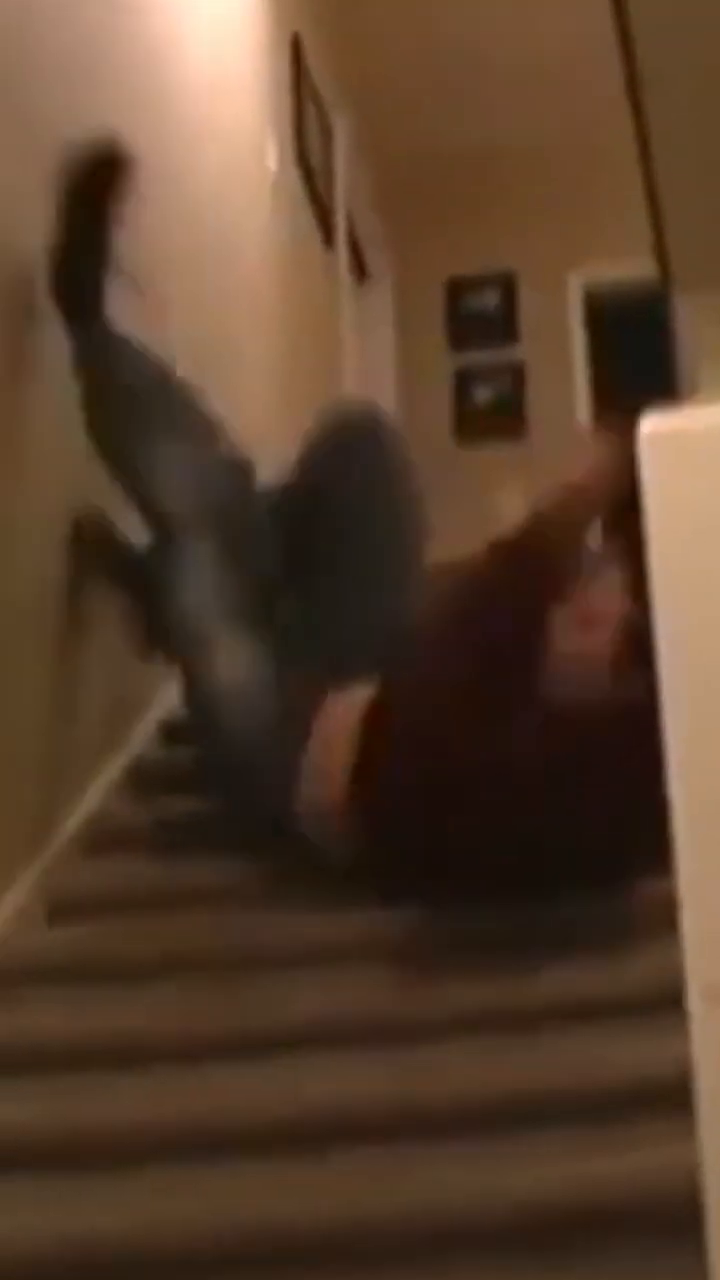
#> input picture frame 40 of test_videos/video1.mp4, 720 x 1280 px, given in place of Data3-Fall-side-3-Depth.avi, which was not available
$ python test.py
#> lines starting #> are read from the running program, lines starting #| are printed output that depends on the picture; after the words box and inside, x2 and y2 are one past the last pixel; in counts of white or black regions, pixels touching at a corner belong together; pictures that were not available may be replaced by others from this repository, and a replacement may not be noted
import cv2

# Create a background subtractor object
bg_subtractor = cv2.createBackgroundSubtractorMOG2()

# Capture frames from a video source (replace '0' with your video source)
cap = cv2.VideoCapture('Fall-Detection-Data\FALL-SIDE\Data3-Fall-side-3-Depth.avi')  # 0 represents the default camera

while True:
    ret, frame = cap.read()
#> frame is the input picture: shape (1280, 720, 3); mean B, G, R 43.5, 62.7, 87.1

    b, g, r = cv2.split(frame)
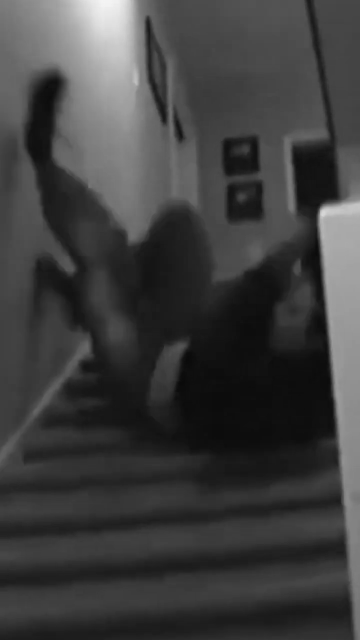
#> g: shape (1280, 720) (shown at 1/2 size); min 9, max 244, mean 62.7
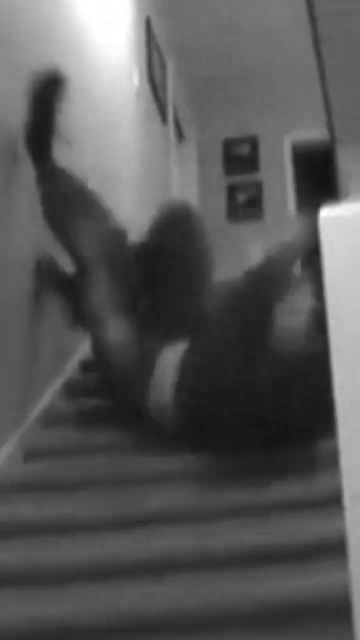
#> r: shape (1280, 720) (shown at 1/2 size); min 16, max 255, mean 87.1

    # Apply adaptive thresholding to each channel
    thresholded_b = cv2.adaptiveThreshold(b, 255, cv2.ADAPTIVE_THRESH_MEAN_C, cv2.THRESH_BINARY, blockSize=11, C=2)
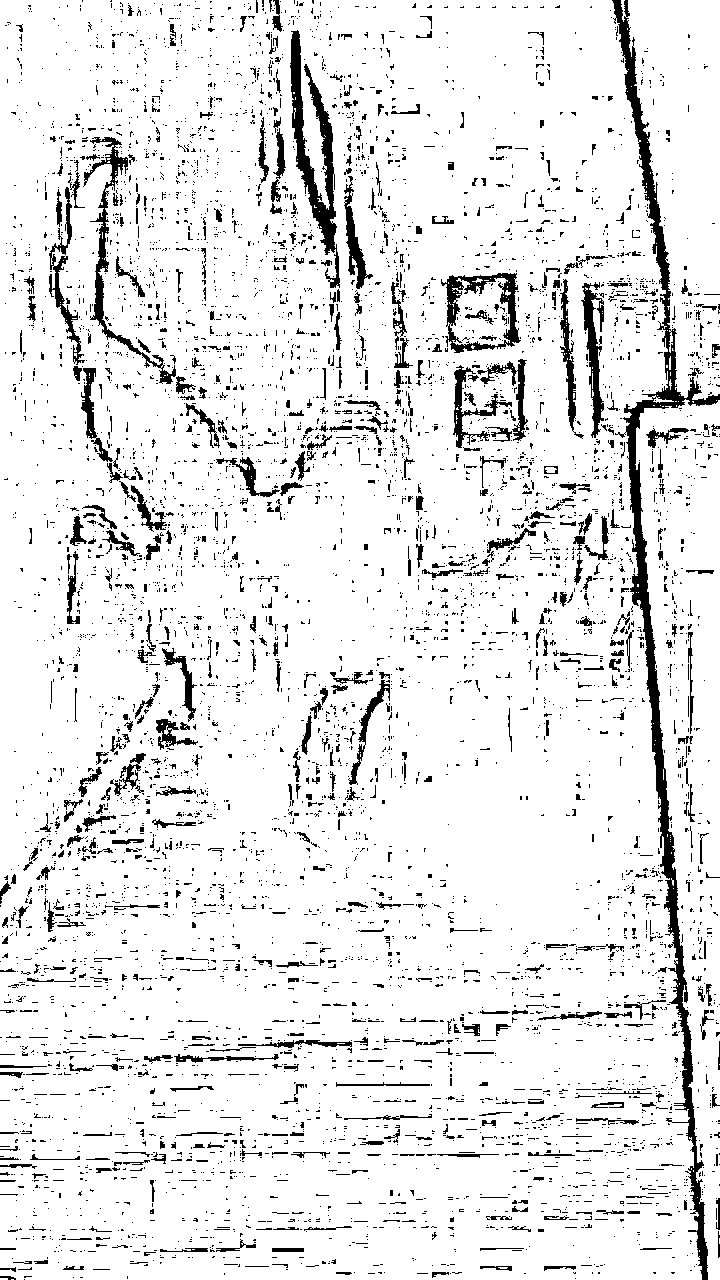
#> thresholded_b: shape (1280, 720); 90.6% white; 6331 black regions (5664 under 20 px), largest, box (x1, y1, x2, y2) and area: (612, 0, 720, 1280) 12603, (290, 30, 340, 288) 3835, (83, 137, 176, 384) 2181
    thresholded_g = cv2.adaptiveThreshold(g, 255, cv2.ADAPTIVE_THRESH_MEAN_C, cv2.THRESH_BINARY, blockSize=11, C=2)
#> thresholded_g: shape (1280, 720); 93.5% white; 3820 black regions (3516 under 20 px), largest, box (x1, y1, x2, y2) and area: (611, 0, 720, 1280) 12740, (290, 30, 339, 285) 3816, (87, 137, 176, 385) 2209
    thresholded_r = cv2.adaptiveThreshold(r, 255, cv2.ADAPTIVE_THRESH_MEAN_C, cv2.THRESH_BINARY, blockSize=11, C=2)
#> thresholded_r: shape (1280, 720); 91.4% white; 6161 black regions (5686 under 20 px), largest, box (x1, y1, x2, y2) and area: (610, 0, 720, 1280) 13195, (290, 30, 341, 336) 4050, (86, 137, 174, 396) 2297

    # Merge the thresholded channels to create an RGB image
    thres = cv2.merge((thresholded_b, thresholded_g, thresholded_r))

    # Apply background subtraction to detect the moving part
    fg_mask = bg_subtractor.apply(thres)
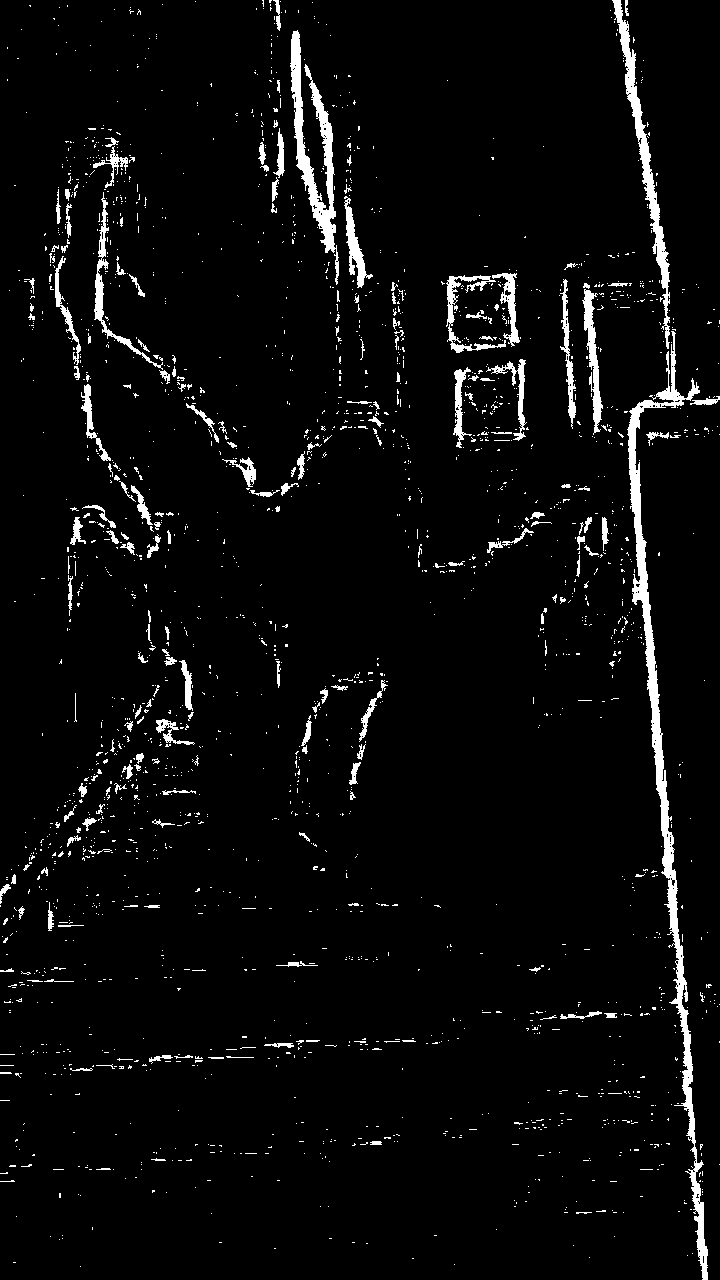
#> fg_mask: shape (1280, 720); values 127 (black) and 255 (white), 4.1% white; 2181 white regions (1992 under 20 px), largest, box (x1, y1, x2, y2) and area: (627, 331, 708, 1280) 8020, (290, 30, 339, 285) 3429, (612, 0, 670, 349) 2806

    # Apply the mask to the moving object
    moving_part = cv2.bitwise_and(thres, thres, mask=fg_mask)

    # Display only the moving object
    cv2.imshow('Moving Object', thres)

    if cv2.waitKey(100) & 0xFF == 27:  # Press 'Esc' key to exit
#> (key Esc is pressed here)
        break

cap.release()
cv2.destroyAllWindows()

$ run again, starting later in the video
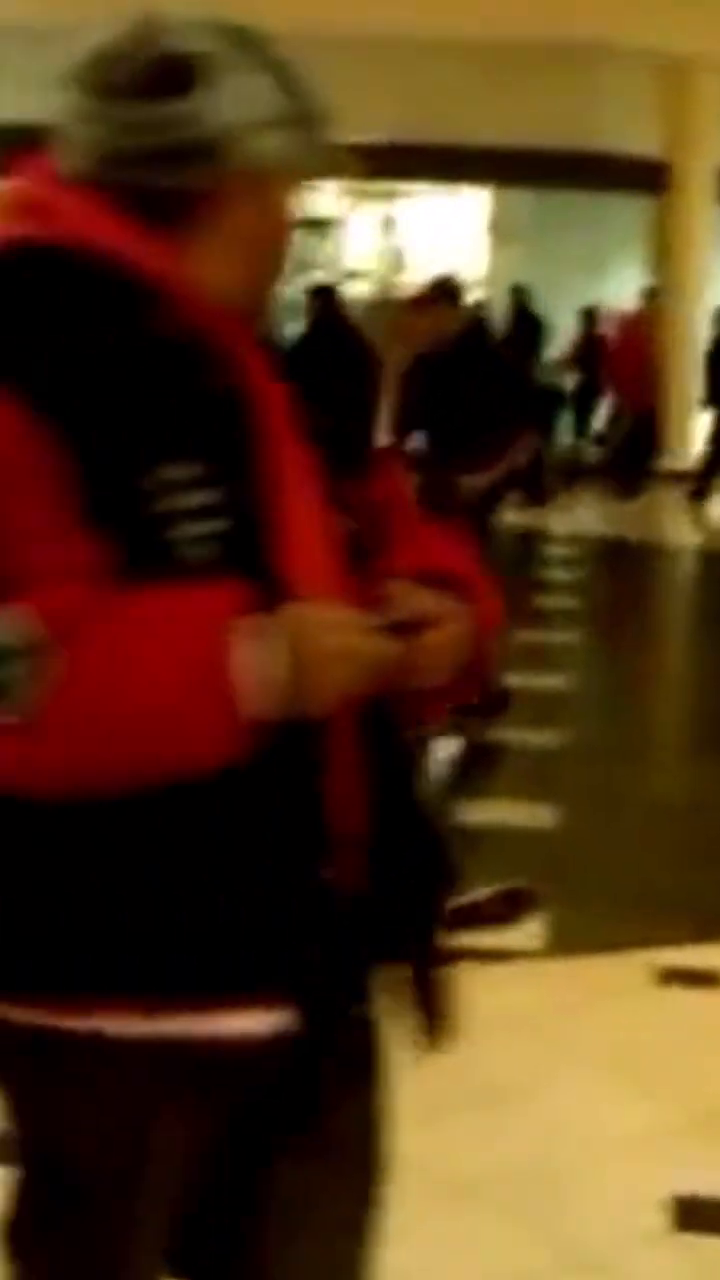
#> input picture frame 181 of test_videos/video1.mp4, 720 x 1280 px, given in place of Data3-Fall-side-3-Depth.avi, which was not available
#> frame is the input picture: shape (1280, 720, 3); mean B, G, R 25.7, 53.9, 83.6
#> `thresholded_b = cv2.adaptiveThreshold(b, 255, cv2.ADAPTIVE_THRESH_MEAN..`:
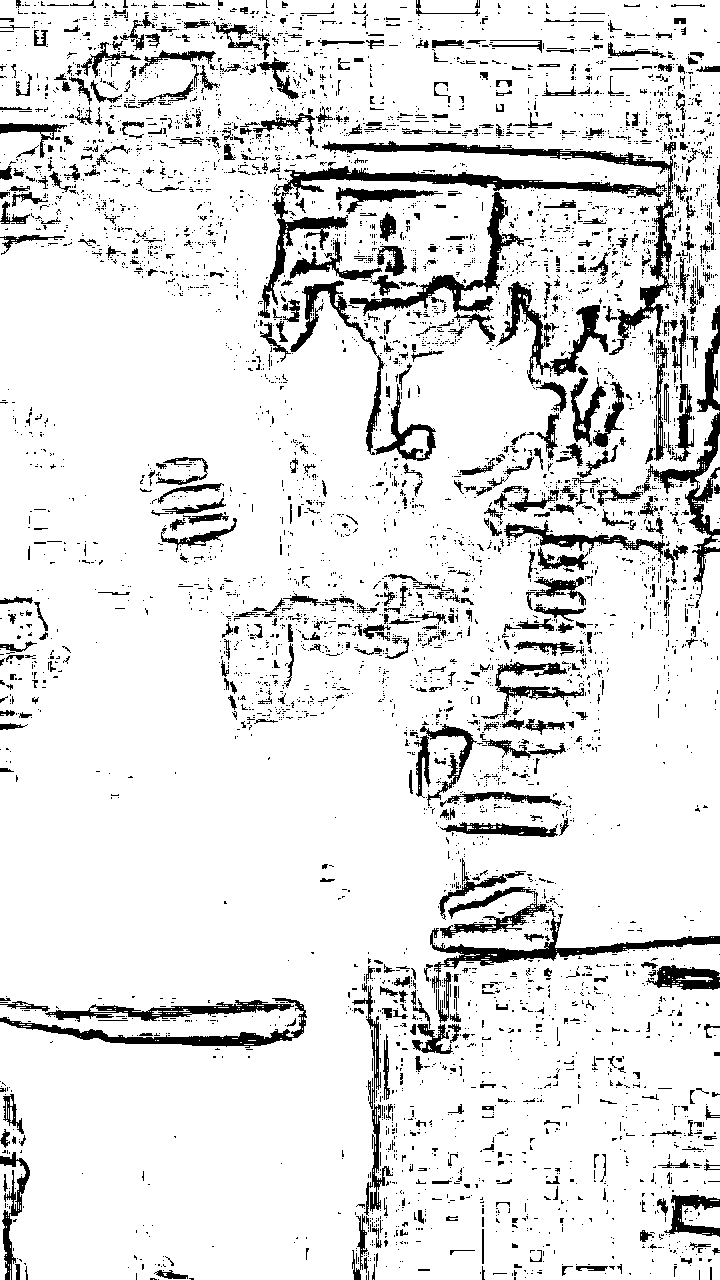
#> thresholded_b: shape (1280, 720); 88.8% white; 5435 black regions (4805 under 20 px), largest, box (x1, y1, x2, y2) and area: (258, 166, 667, 318) 5222, (322, 141, 674, 355) 4449, (430, 914, 720, 993) 2939
#> thresholded_g: shape (1280, 720); 89.3% white; 3615 black regions (3303 under 20 px), largest, box (x1, y1, x2, y2) and area: (243, 141, 674, 322) 9352, (354, 914, 720, 1249) 7594, (0, 997, 309, 1049) 5597
#> thresholded_r: shape (1280, 720); 84% white; 8892 black regions (8084 under 20 px), largest, box (x1, y1, x2, y2) and area: (282, 141, 673, 199) 7489, (412, 887, 720, 1054) 6968, (496, 282, 622, 494) 4752
#> `fg_mask = bg_subtractor.apply(thres)`:
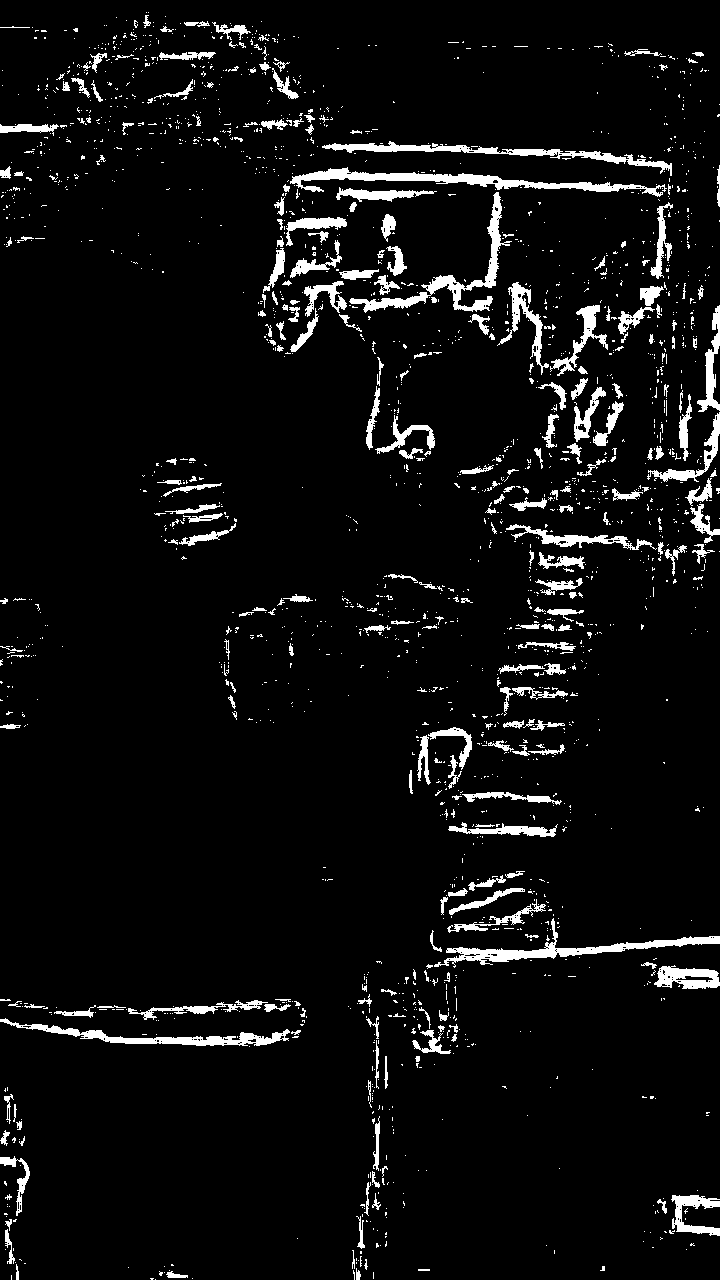
#> fg_mask: shape (1280, 720); values 127 (black) and 255 (white), 5.6% white; 2081 white regions (1802 under 20 px), largest, box (x1, y1, x2, y2) and area: (290, 167, 667, 197) 2829, (434, 918, 720, 968) 2403, (349, 192, 512, 313) 2343

$ run again, starting later in the video
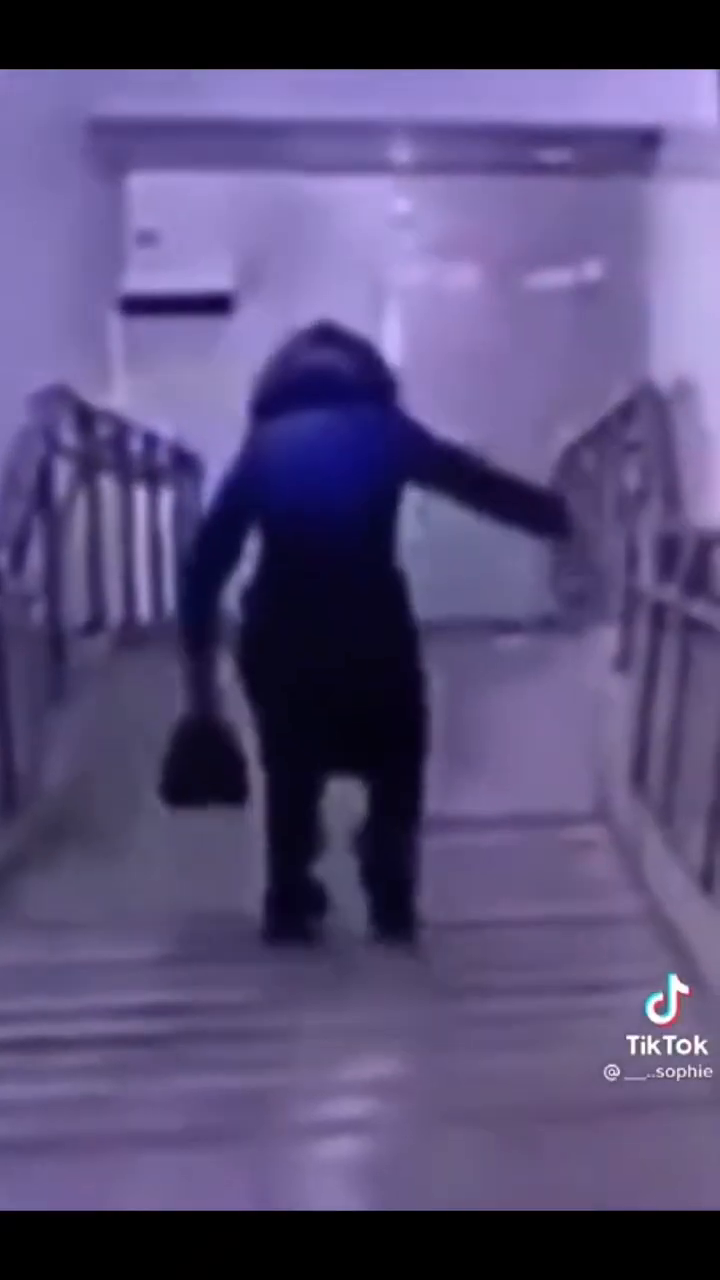
#> input picture frame 322 of test_videos/video1.mp4, 720 x 1280 px, given in place of Data3-Fall-side-3-Depth.avi, which was not available
#> frame is the input picture: shape (1280, 720, 3); mean B, G, R 119.4, 76.4, 87.3
#> `thresholded_b = cv2.adaptiveThreshold(b, 255, cv2.ADAPTIVE_THRESH_MEAN..`:
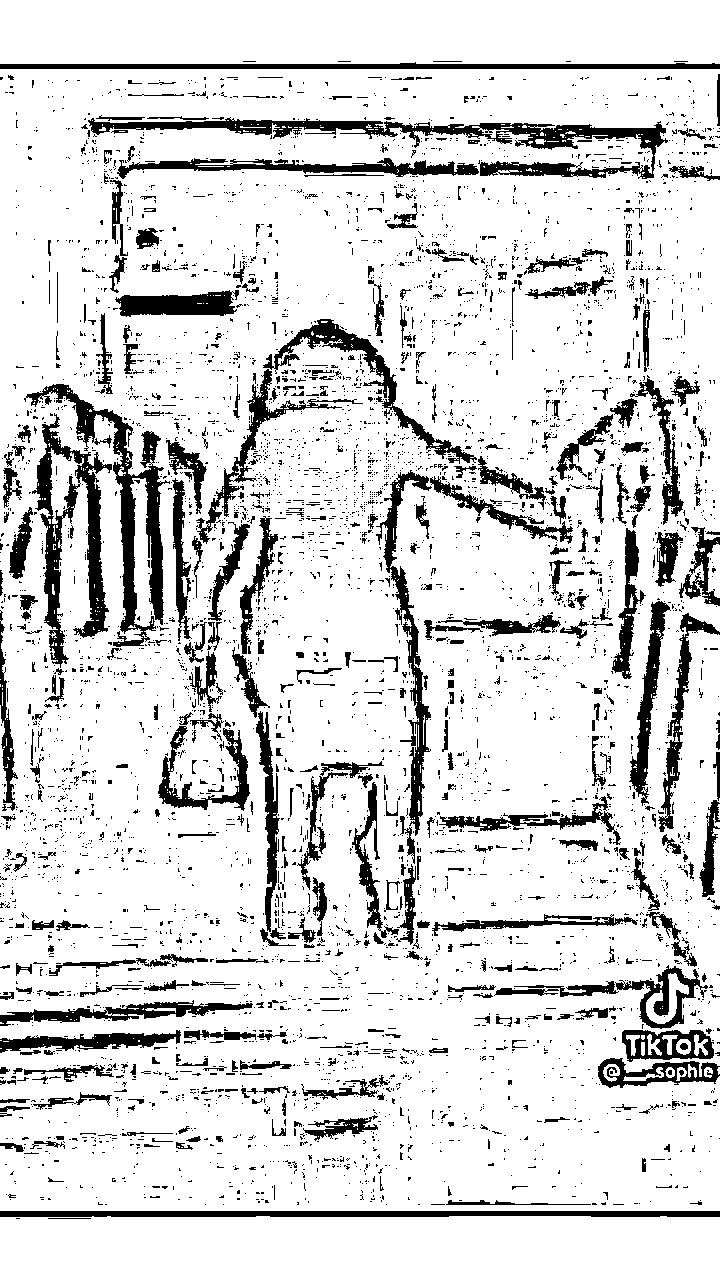
#> thresholded_b: shape (1280, 720); 85.4% white; 5188 black regions (4688 under 20 px), largest, box (x1, y1, x2, y2) and area: (88, 117, 668, 179) 7771, (24, 384, 170, 647) 6732, (32, 413, 112, 668) 6167
#> thresholded_g: shape (1280, 720); 87.2% white; 3304 black regions (3009 under 20 px), largest, box (x1, y1, x2, y2) and area: (24, 384, 173, 656) 6858, (88, 116, 667, 178) 6503, (35, 416, 112, 668) 6150
#> thresholded_r: shape (1280, 720); 86.5% white; 4065 black regions (3676 under 20 px), largest, box (x1, y1, x2, y2) and area: (26, 384, 164, 657) 6706, (88, 115, 666, 154) 6401, (35, 420, 112, 702) 6391
#> `fg_mask = bg_subtractor.apply(thres)`:
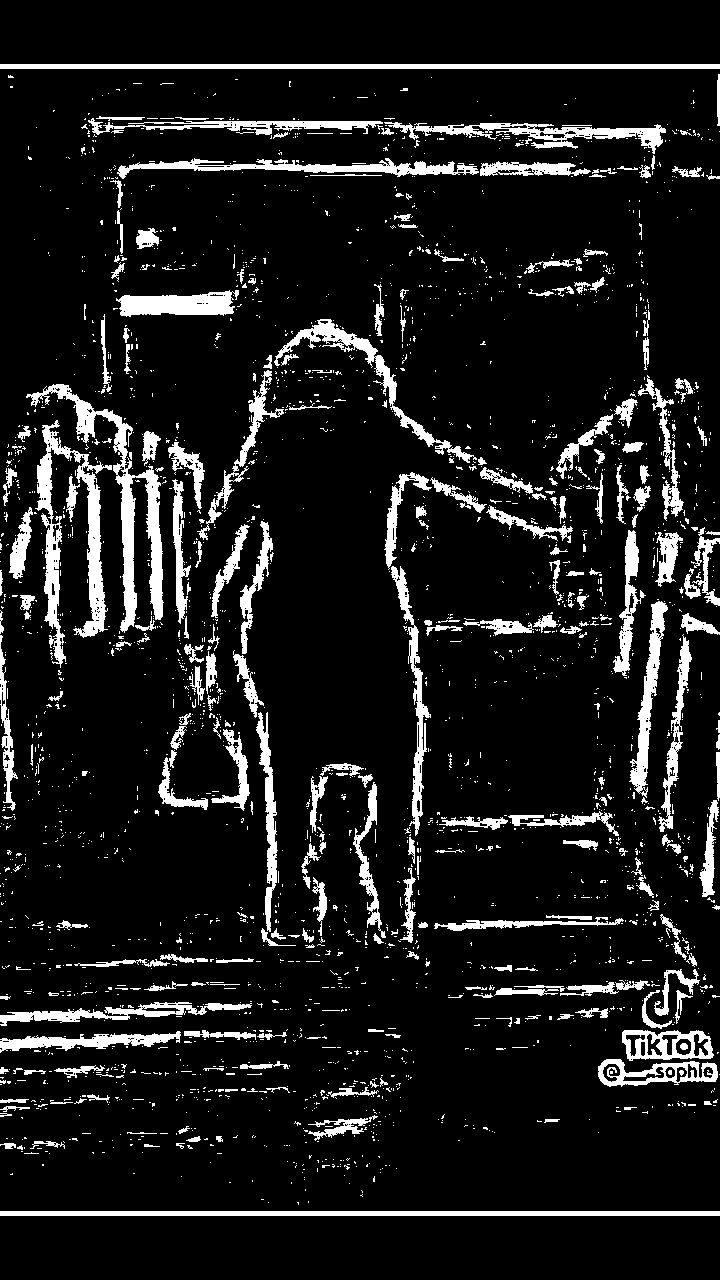
#> fg_mask: shape (1280, 720); values 127 (black) and 255 (white), 10.4% white; 2671 white regions (2390 under 20 px), largest, box (x1, y1, x2, y2) and area: (26, 384, 164, 633) 5310, (35, 420, 112, 668) 5248, (0, 64, 720, 69) 3600
